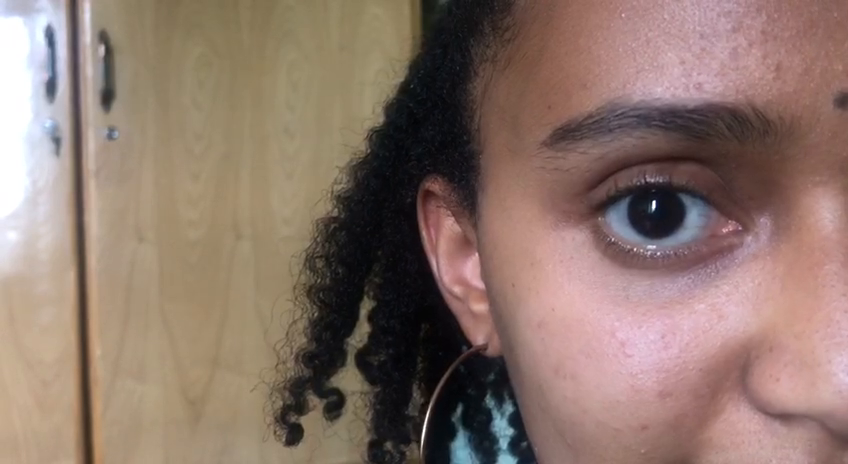
#> input picture frame 43 of harr eye detection/eye me.MOV, 848 x 464 px, given in place of eye_recording.flv, which was not available
$ python main.py
#> lines starting #> are read from the running program, lines starting #| are printed output that depends on the picture; after the words box and inside, x2 and y2 are one past the last pixel; in counts of white or black regions, pixels touching at a corner belong together; pictures that were not available may be replaced by others from this repository, and a replacement may not be noted
import numpy as np
import cv2

eye_cascade = cv2.CascadeClassifier('haarcascade_lefteye_2splits.xml')
cap = cv2.VideoCapture("eye_recording.flv")

while 1:
    ret, img = cap.read()
#> img is the input picture: shape (464, 848, 3); mean B, G, R 106.9, 117.1, 139.5
    #gray = cv2.cvtColor(img, cv2.COLOR_BGR2GRAY)
    eyes = eye_cascade.detectMultiScale(img, 1.3, 5)
#> eyes = [[560, 77, 207, 207]]
    for (ex, ey, ew, eh) in eyes:
        cv2.rectangle(img, (ex, ey), (ex + ew, ey + eh), (0, 255, 0), 2)
        roi = img[ey: ey + eh, ex: ex + ew]
        rows, cols, _ = roi.shape
        gray_roi = cv2.cvtColor(roi, cv2.COLOR_BGR2GRAY)
        gray_roi = cv2.GaussianBlur(gray_roi, (7, 7), 0)

        _, threshold = cv2.threshold(gray_roi, 3, 255, cv2.THRESH_BINARY_INV)
        contours, _ = cv2.findContours(threshold, cv2.RETR_TREE, cv2.CHAIN_APPROX_SIMPLE)

        contours = sorted(contours, key=lambda x: cv2.contourArea(x), reverse=True)

        for cnt in contours:
            (x, y, w, h) = cv2.boundingRect(cnt)

            cv2.drawContours(roi, [cnt], -1, (0, 0, 255), 3)
            cv2.rectangle(roi, (x, y), (x + w, y + h), (255, 0, 0), 2)
            cv2.line(roi, (x + int(w / 2), 0), (x + int(w / 2), rows), (0, 255, 0), 2)
            cv2.line(roi, (0, y + int(h / 2)), (cols, y + int(h / 2)), (0, 255, 0), 2)
            #cv2.line(img, (ex + int(ew / 4), 0), (x + int(3*ew / 4), rows), (0, 255, 0), 2)

            break

        cv2.imshow("Threshold", threshold)

        # cv2.imshow("gray roi", gray_roi)
        cv2.imshow("Roi", roi)
        key = cv2.waitKey(60) & 0xff
        if key == 27:
            break
#> this loop made 1 pass; (key Esc is pressed on pass 1)
#> (ex, ey, ew, eh, rows, cols) on pass 1: (560, 77, 207, 207, 207, 207)
#> pass 1, `roi = img[ey: ey + eh, ex: ex + ew]`:
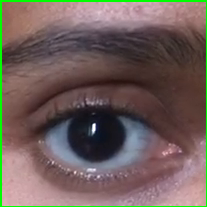
#> roi: shape (207, 207, 3); mean B, G, R 90.5, 95.2, 111.4
#> pass 1, `gray_roi = cv2.cvtColor(roi, cv2.COLOR_BGR2GRAY)`:
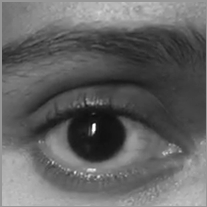
#> gray_roi: shape (207, 207); min 13, max 255, mean 99.5
#> after the loop:
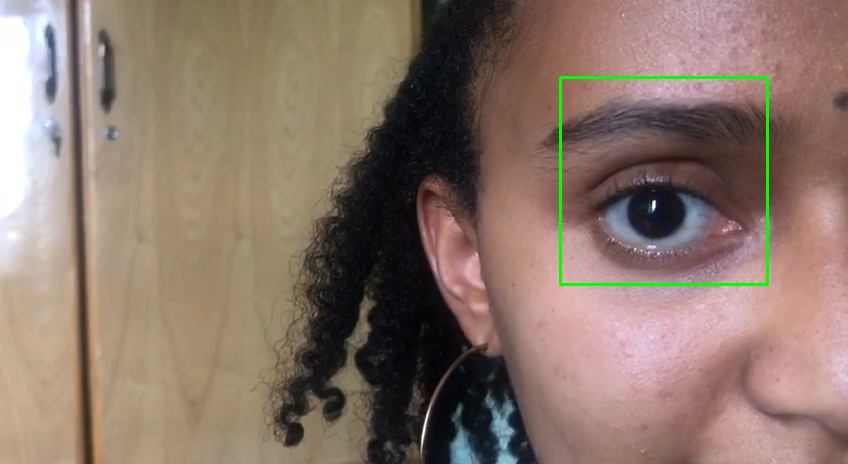
#> img: shape (464, 848, 3); 0.63% of pixels changed, all inside (x1, y1, x2, y2) = (559, 76, 769, 286)

cap.release()
cv2.destroyAllWindows()

$ run again, starting later in the video
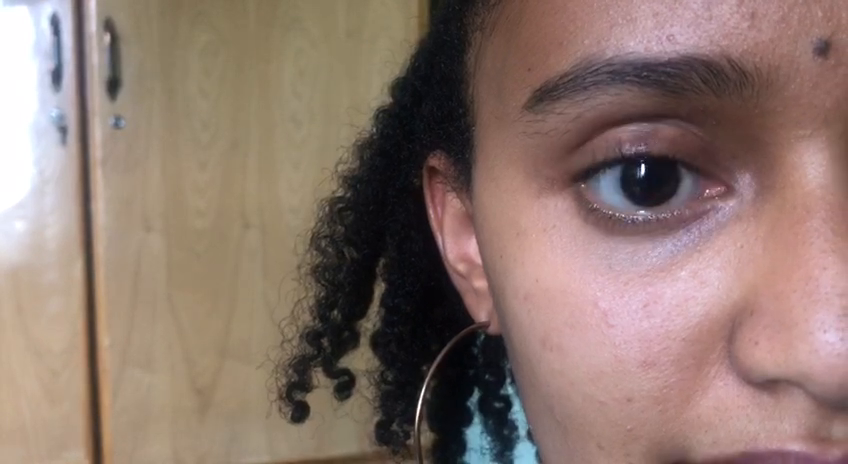
#> input picture frame 194 of harr eye detection/eye me.MOV, 848 x 464 px, given in place of eye_recording.flv, which was not available
#> img is the input picture: shape (464, 848, 3); mean B, G, R 109.7, 118.6, 140.3
#> eyes = [[556, 57, 194, 194]]
#> the loop `for (ex, ey, ew, eh) in eyes:` made 1 pass; (key Esc is pressed on pass 1)
#> (ex, ey, ew, eh, rows, cols) on pass 1: (556, 57, 194, 194, 194, 194)
#> pass 1, `roi = img[ey: ey + eh, ex: ex + ew]`:
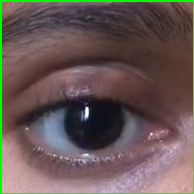
#> roi: shape (194, 194, 3); mean B, G, R 84.2, 88.4, 102.8
#> after the loop `for (ex, ey, ew, eh) in eyes:`:
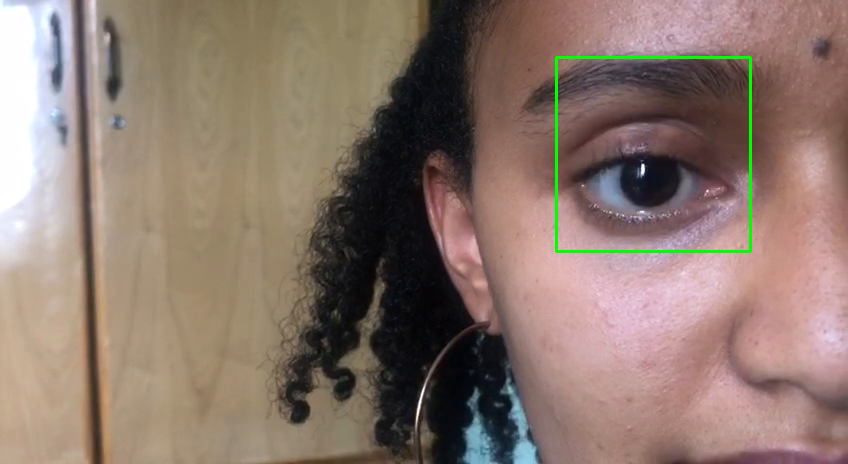
#> img: shape (464, 848, 3); 0.59% of pixels changed, all inside (x1, y1, x2, y2) = (555, 56, 752, 253)
